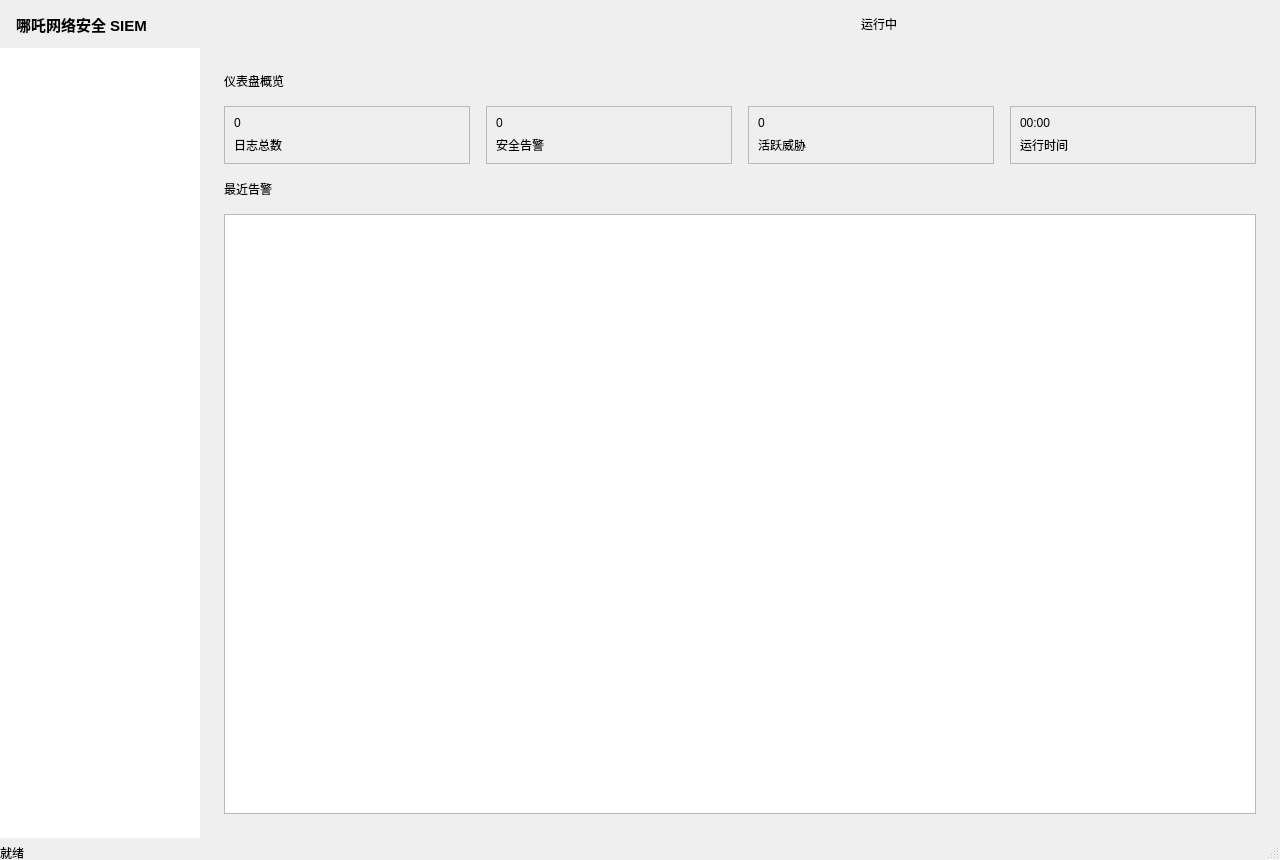
<?xml version="1.0" encoding="UTF-8"?>
<ui version="4.0">
 <class>monitor</class>
 <widget class="QMainWindow" name="monitor">
  <property name="geometry">
   <rect><x>0</x><y>0</y><width>1280</width><height>860</height></rect>
  </property>
  <property name="windowTitle">
   <string>哪吒网络安全 SIEM</string>
  </property>
  <widget class="QWidget" name="centralwidget">
   <layout class="QVBoxLayout" name="root_layout">
    <property name="spacing"><number>0</number></property>
    <property name="leftMargin"><number>0</number></property>
    <property name="topMargin"><number>0</number></property>
    <property name="rightMargin"><number>0</number></property>
    <property name="bottomMargin"><number>0</number></property>
    <item>
     <widget class="QWidget" name="header" native="true">
      <property name="minimumSize"><size><width>0</width><height>48</height></size></property>
      <property name="maximumSize"><size><width>16777215</width><height>48</height></size></property>
      <layout class="QHBoxLayout" name="header_layout">
       <property name="spacing"><number>8</number></property>
       <property name="leftMargin"><number>16</number></property>
       <property name="topMargin"><number>0</number></property>
       <property name="rightMargin"><number>16</number></property>
       <property name="bottomMargin"><number>0</number></property>
       <item>
        <widget class="QLabel" name="app_title">
         <property name="text"><string>哪吒网络安全 SIEM</string></property>
         <property name="styleSheet"><string>font-size:15px;font-weight:bold;</string></property>
        </widget>
       </item>
       <item>
        <spacer name="header_spacer"><property name="orientation"><enum>Qt::Horizontal</enum></property></spacer>
       </item>
       <item>
        <widget class="QLabel" name="clock_label"><property name="text"><string/></property></widget>
       </item>
       <item>
        <widget class="QLabel" name="status_dot">
         <property name="minimumSize"><size><width>8</width><height>8</height></size></property>
         <property name="maximumSize"><size><width>8</width><height>8</height></size></property>
         <property name="text"><string/></property>
        </widget>
       </item>
       <item>
        <widget class="QLabel" name="status_text"><property name="text"><string>运行中</string></property></widget>
       </item>
      </layout>
     </widget>
    </item>
    <item>
     <widget class="QWidget" name="body" native="true">
      <layout class="QHBoxLayout" name="body_layout">
       <property name="spacing"><number>0</number></property>
       <property name="leftMargin"><number>0</number></property>
       <property name="topMargin"><number>0</number></property>
       <property name="rightMargin"><number>0</number></property>
       <property name="bottomMargin"><number>0</number></property>
       <item>
        <widget class="QListWidget" name="sidebar">
         <property name="minimumSize"><size><width>200</width><height>0</height></size></property>
         <property name="maximumSize"><size><width>200</width><height>16777215</height></size></property>
         <property name="frameShape"><enum>QFrame::NoFrame</enum></property>
        </widget>
       </item>
       <item>
        <widget class="QStackedWidget" name="pages">
         <widget class="QWidget" name="page_dashboard">
          <layout class="QVBoxLayout" name="dash_layout">
           <property name="spacing"><number>16</number></property>
           <property name="leftMargin"><number>24</number></property>
           <property name="topMargin"><number>24</number></property>
           <property name="rightMargin"><number>24</number></property>
           <property name="bottomMargin"><number>24</number></property>
           <item><widget class="QLabel" name="dash_title"><property name="text"><string>仪表盘概览</string></property></widget></item>
           <item>
            <layout class="QHBoxLayout" name="cards_layout">
             <item>
              <widget class="QFrame" name="card_logs">
               <property name="frameShape"><enum>QFrame::StyledPanel</enum></property>
               <layout class="QVBoxLayout" name="card_logs_layout">
                <item><widget class="QLabel" name="card_logs_value"><property name="text"><string>0</string></property></widget></item>
                <item><widget class="QLabel" name="card_logs_label"><property name="text"><string>日志总数</string></property></widget></item>
               </layout>
              </widget>
             </item>
             <item>
              <widget class="QFrame" name="card_alerts">
               <property name="frameShape"><enum>QFrame::StyledPanel</enum></property>
               <layout class="QVBoxLayout" name="card_alerts_layout">
                <item><widget class="QLabel" name="card_alerts_value"><property name="text"><string>0</string></property></widget></item>
                <item><widget class="QLabel" name="card_alerts_label"><property name="text"><string>安全告警</string></property></widget></item>
               </layout>
              </widget>
             </item>
             <item>
              <widget class="QFrame" name="card_threats">
               <property name="frameShape"><enum>QFrame::StyledPanel</enum></property>
               <layout class="QVBoxLayout" name="card_threats_layout">
                <item><widget class="QLabel" name="card_threats_value"><property name="text"><string>0</string></property></widget></item>
                <item><widget class="QLabel" name="card_threats_label"><property name="text"><string>活跃威胁</string></property></widget></item>
               </layout>
              </widget>
             </item>
             <item>
              <widget class="QFrame" name="card_uptime">
               <property name="frameShape"><enum>QFrame::StyledPanel</enum></property>
               <layout class="QVBoxLayout" name="card_uptime_layout">
                <item><widget class="QLabel" name="card_uptime_value"><property name="text"><string>00:00</string></property></widget></item>
                <item><widget class="QLabel" name="card_uptime_label"><property name="text"><string>运行时间</string></property></widget></item>
               </layout>
              </widget>
             </item>
            </layout>
           </item>
           <item><widget class="QLabel" name="recent_alerts_label"><property name="text"><string>最近告警</string></property></widget></item>
           <item><widget class="QTableView" name="recent_alerts_view"/></item>
          </layout>
         </widget>
         <widget class="QWidget" name="page_logs">
          <layout class="QVBoxLayout" name="logs_layout">
           <property name="spacing"><number>12</number></property>
           <property name="leftMargin"><number>24</number></property>
           <property name="topMargin"><number>24</number></property>
           <property name="rightMargin"><number>24</number></property>
           <property name="bottomMargin"><number>24</number></property>
           <item><widget class="QLabel" name="logs_title"><property name="text"><string>日志监控</string></property></widget></item>
           <item>
            <layout class="QHBoxLayout" name="logs_filter_layout">
             <item><widget class="QLabel" name="logs_filter_label"><property name="text"><string>日志级别</string></property></widget></item>
             <item>
              <widget class="QComboBox" name="level_filter">
               <item><property name="text"><string>全部</string></property></item>
               <item><property name="text"><string>Trace</string></property></item>
               <item><property name="text"><string>Debug</string></property></item>
               <item><property name="text"><string>Info</string></property></item>
               <item><property name="text"><string>Warn</string></property></item>
               <item><property name="text"><string>Error</string></property></item>
               <item><property name="text"><string>Critical</string></property></item>
              </widget>
             </item>
             <item><spacer name="logs_spacer"><property name="orientation"><enum>Qt::Horizontal</enum></property></spacer></item>
            </layout>
           </item>
           <item><widget class="QTableView" name="log_view"/></item>
          </layout>
         </widget>
         <widget class="QWidget" name="page_alerts">
          <layout class="QVBoxLayout" name="alerts_layout">
           <property name="spacing"><number>8</number></property>
           <property name="leftMargin"><number>24</number></property>
           <property name="topMargin"><number>24</number></property>
           <property name="rightMargin"><number>24</number></property>
           <property name="bottomMargin"><number>24</number></property>
           <item>
            <layout class="QHBoxLayout" name="alerts_header_layout">
             <item><widget class="QLabel" name="alerts_title"><property name="text"><string>安全告警</string></property></widget></item>
             <item><widget class="QLabel" name="alert_stats_label"><property name="text"><string/></property></widget></item>
             <item><spacer><property name="orientation"><enum>Qt::Horizontal</enum></property></spacer></item>
             <item><widget class="QLabel" name="alert_filter_label"><property name="text"><string>严重级别</string></property></widget></item>
             <item>
              <widget class="QComboBox" name="alert_severity_filter">
               <item><property name="text"><string>全部</string></property></item>
               <item><property name="text"><string>CRIT</string></property></item>
               <item><property name="text"><string>ERROR</string></property></item>
               <item><property name="text"><string>WARN</string></property></item>
               <item><property name="text"><string>INFO</string></property></item>
              </widget>
             </item>
            </layout>
           </item>
           <item><widget class="QTableView" name="alert_view"/></item>
           <item><widget class="QTextEdit" name="alert_detail"><property name="readOnly"><bool>true</bool></property><property name="maximumHeight"><number>80</number></property><property name="placeholderText"><string>选择告警查看详情…</string></property></widget></item>
          </layout>
         </widget>
         <widget class="QWidget" name="page_honeypot">
          <layout class="QVBoxLayout" name="honey_layout">
           <property name="spacing"><number>8</number></property>
           <property name="leftMargin"><number>24</number></property>
           <property name="topMargin"><number>24</number></property>
           <property name="rightMargin"><number>24</number></property>
           <property name="bottomMargin"><number>24</number></property>
           <item>
            <layout class="QHBoxLayout" name="honey_header_layout">
             <item><widget class="QLabel" name="honey_title"><property name="text"><string>蜜罐监控</string></property></widget></item>
             <item><widget class="QLabel" name="honey_stats_label"><property name="text"><string/></property></widget></item>
             <item><spacer><property name="orientation"><enum>Qt::Horizontal</enum></property></spacer></item>
            </layout>
           </item>
           <item><widget class="QTableView" name="honey_view"/></item>
           <item><widget class="QTextEdit" name="honey_detail"><property name="readOnly"><bool>true</bool></property><property name="maximumHeight"><number>100</number></property><property name="placeholderText"><string>选择连接查看详情…</string></property></widget></item>
          </layout>
         </widget>
         <widget class="QWidget" name="page_network">
          <layout class="QVBoxLayout" name="network_layout">
           <property name="spacing"><number>12</number></property>
           <property name="leftMargin"><number>24</number></property>
           <property name="topMargin"><number>24</number></property>
           <property name="rightMargin"><number>24</number></property>
           <property name="bottomMargin"><number>24</number></property>
           <item>
            <layout class="QHBoxLayout" name="network_header_layout">
             <item><widget class="QLabel" name="network_title"><property name="text"><string>网络信息</string></property></widget></item>
             <item><spacer name="network_spacer"><property name="orientation"><enum>Qt::Horizontal</enum></property></spacer></item>
             <item><widget class="QPushButton" name="refresh_network"><property name="text"><string>刷新</string></property></widget></item>
            </layout>
           </item>
           <item><widget class="QLabel" name="local_ip_label"><property name="text"><string>本地接口</string></property></widget></item>
           <item>
            <widget class="QTableWidget" name="local_ip_table">
             <property name="columnCount"><number>2</number></property>
             <property name="editTriggers"><set>QAbstractItemView::NoEditTriggers</set></property>
             <property name="selectionMode"><enum>QAbstractItemView::SingleSelection</enum></property>
             <property name="selectionBehavior"><enum>QAbstractItemView::SelectRows</enum></property>
             <attribute name="horizontalHeaderVisible"><bool>true</bool></attribute>
             <column><property name="text"><string>接口名称</string></property></column>
             <column><property name="text"><string>IP 地址</string></property></column>
            </widget>
           </item>
           <item><widget class="QLabel" name="arp_label"><property name="text"><string>ARP 缓存表</string></property></widget></item>
           <item>
            <widget class="QTableWidget" name="arp_table">
             <property name="columnCount"><number>2</number></property>
             <property name="editTriggers"><set>QAbstractItemView::NoEditTriggers</set></property>
             <property name="selectionMode"><enum>QAbstractItemView::SingleSelection</enum></property>
             <property name="selectionBehavior"><enum>QAbstractItemView::SelectRows</enum></property>
             <attribute name="horizontalHeaderVisible"><bool>true</bool></attribute>
             <column><property name="text"><string>IP 地址</string></property></column>
             <column><property name="text"><string>MAC 地址</string></property></column>
            </widget>
           </item>
          </layout>
         </widget>
        </widget>
       </item>
      </layout>
     </widget>
    </item>
   </layout>
  </widget>
  <widget class="QStatusBar" name="statusbar">
   <widget class="QLabel" name="status_label"><property name="text"><string>就绪</string></property></widget>
  </widget>
 </widget>
 <resources/>
</ui>
